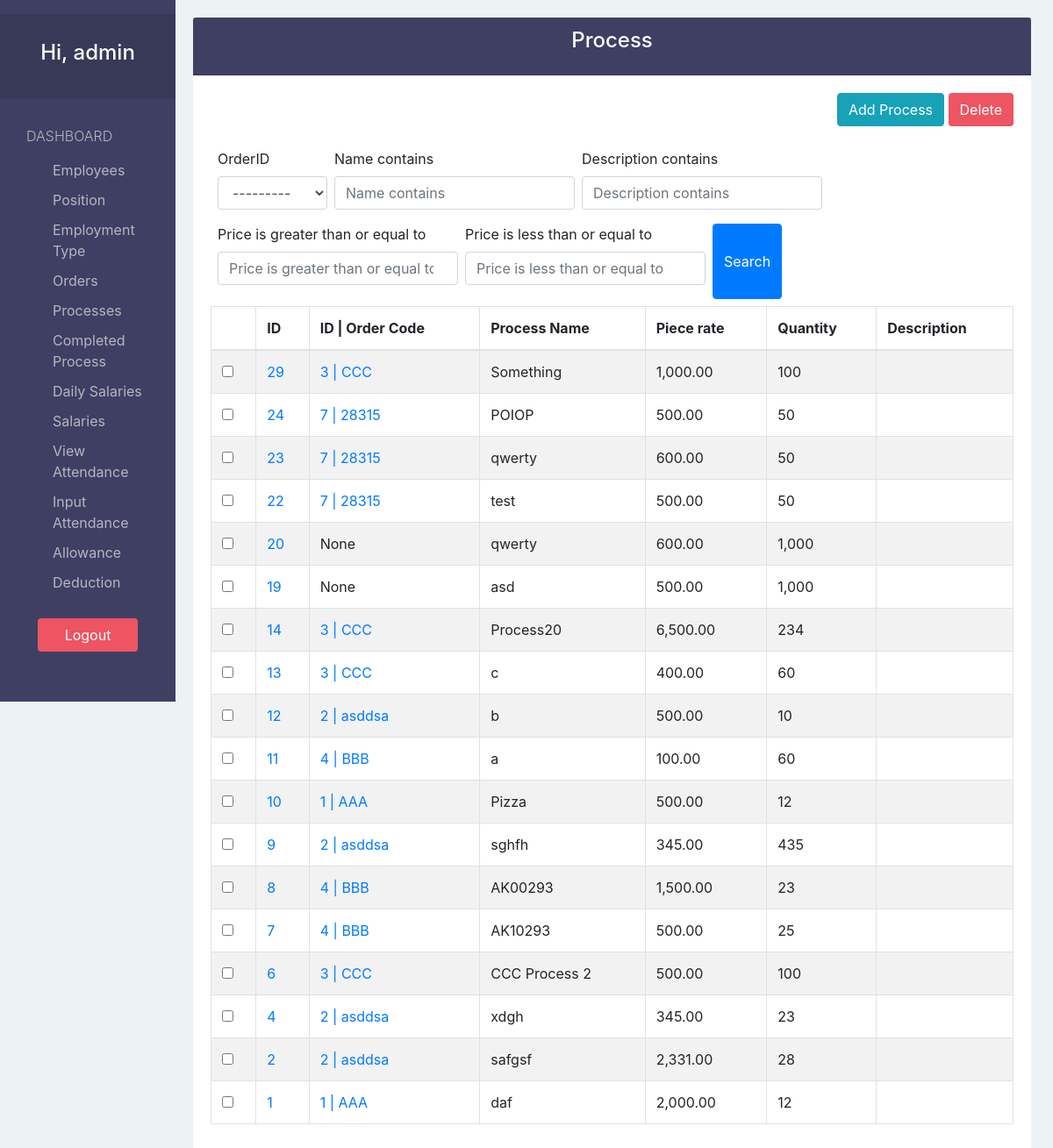
/process/ (signed in), run on the app's committed database.
### payrollApp/models.py (models this page shows, shortened)
class Process(models.Model):
  orderID     = models.ForeignKey('Order', default=None, null=True, on_delete=models.SET_DEFAULT)
  name        = models.CharField(max_length=200)
  price       = models.DecimalField(decimal_places=2, max_digits=100, validators=[MinValueValidator(0, message="Price can't be less than 0")])
  quantity    = models.PositiveIntegerField()
  description = models.TextField(blank=True, null=True)

class Order(models.Model):
  code         = models.CharField(max_length=50, unique=True)
  name         = models.CharField(max_length=200)
  quantity     = models.PositiveIntegerField()
  description  = models.TextField(blank=True, null=True)
  dateCreated  = models.DateTimeField(auto_now_add=True)
  lastModified = models.DateTimeField(auto_now=True)
  def __str__(self):
    return str(self.id)+" | "+self.code

### payrollApp/views.py (the view)
# urls.py: path('process/', views.process_view, name="process"),
@login_required(login_url='login')
def process_view(request):
  processes = Process.objects.all().order_by('-id')
  flag   = True
  if not processes:
    flag=False
  orders = Order.objects.exists()
  orderFlag=True
  if not orders:
    orderFlag=False
  myFilter = ProcessFilter(request.GET, queryset=processes)
  processes = myFilter.qs
  context = {
    'processes':processes,
    'orderFlag':orderFlag,
    'flags':flag,
    'myFilter':myFilter
  }
  return render(request, "process/process.html", context)

### payrollApp/templatetags/customtags.py (called while the page is built)
@register.filter(name='getID')
def getID(value):
  if value != str('None'):
    return int(value.split("|")[0])
  else:
    return 'None'

### payrollApp/templates/process/process.html
{% extends 'view_base.html' %}
{% load customtags %}
{% load humanize %}
{% load bootstrap4 %}
{% block viewTitle %}Process{% endblock %}
{% block addBtn %}
  {% if orderFlag %}
    <a href="{% url 'create-process' %}?next={{ request.path }}" class="btn btn-info">Add Process</a>
  {% else %}
    <a href="{% url 'create-order' %}" class="btn btn-info">Add Order</a>
  {% endif %}
{% endblock %}
{% block searchForm %}
  <form method="GET" class="searchForm">
    {% bootstrap_form myFilter.form %}
    <button class="btn btn-primary">Search</button>
  </form>
{% endblock %}
{% block columns %}
  {% if flags %}
    {% block form %}
      <form action="{% url 'delete-process'%}?next={{ request.path }}" method="POST">{% csrf_token %}
    {% endblock %}
    <th></th>
    <th>ID</th>
    <th>ID | Order Code</th>
    <th>Process Name</th>
    <th>Piece rate</th>
    <th>Quantity</th>
    <th>Description</th>
  {% endif %}
{% endblock %}
{% block tbodyContent %}
  {% if not flags %}
  <h3>No Process</h3>
  {% else %}
    {% for process in processes %}
      <tr>
        <td><input type="checkbox" name="selected" value="{{ process.id }}"></td>
        <td scope="row"><a href="{% url 'edit-process' process.id %}?next={{ request.path }}">{{ process.id }}</a></td>
        <td>{% if process.orderID %}
            <a href="{% url 'process-of-order' process.orderID|escape|getID %}">{{ process.orderID }}</a>
          {% else %}
            {{ process.orderID }}
          {% endif %}</td>
        <td>{{ process.name }}</td>
        <td>{{ process.price|intcomma }}</td>
        <td>{{ process.quantity|intcomma }}</td>
        <td>{{ process.description|slice:"0:15" }}{% if process.description|length > 15 %}...{% endif %}</td>
      </tr>
    {% endfor %}
  {% endif %}
{% endblock %}

### payrollApp/templates/sidebar.html (shortened to what this page needs)
{% url 'employee' as employee_url %}
{% url 'position' as position_url %}
{% url 'employmentType' as employmentType_url %}
{% url 'order' as order_url %}
{% url 'process' as process_url %}
{% url 'completedProcess' as completedProcess_url %}
{% url 'dailySalary' as dailySalary_url %}
{% url 'inputDate-salary' as inputDateSalary_url %}
{% url 'inputDate-attendance' as inputDateAttendance_url %}
{% url 'attendance' as attendance_url %}
  <div>
    <nav class="navbar navbar-dark navbar-expand-sm">
    </nav>
    <div class="collapse" id="navbarToggleExternalContent">
      <div class="navbar-nav">
        <div class="text-center text-white sidebarHeader">
          <h4>Hi, {{ request.user.username }}</h4>
        </div>
        <div class="list-group">
          <span class="text-uppercase">Dashboard</span>
          <a href="{% url 'employee' %}" class="list-group-item {% if request.path == employee_url %}  active {% endif %}">Employees</a>
          <a href="{% url 'position' %}" class="list-group-item {% if request.path == position_url %} active {% endif %}">Position</a>
          <a href="{% url 'employmentType' %}" class="list-group-item {% if request.path == employmentType_url %} active {% endif %}">Employment Type</a>
          <a href="{% url 'order' %}"
            class="list-group-item {% if request.path == order_url %} active {% endif %}">Orders
          </a>
          <a href="{% url 'process' %}" class="list-group-item {% if request.path == process_url %} active {% endif %}">Processes</a>
          <a href="{% url 'completedProcess' %}" class="list-group-item {% if request.path == completedProcess_url %} active {% endif %}">Completed Process</a>
          <a href="{% url 'dailySalary' %}" class="list-group-item {% if request.path == dailySalary_url %} active {% endif %}">Daily Salaries</a>
          <a href="{% url 'inputDate-salary' %}" class="list-group-item {% if request.path == inputDateSalary_url %} active {% endif %}">Salaries</a>
          <a href="{% url 'attendance' %}" class="list-group-item {% if request.path == attendance_url %} active {% endif %}">View Attendance</a>
          <a href="{% url 'inputDate-attendance' %}" class="list-group-item {% if request.path == inputDateAttendance_url %} active {% endif %}">Input Attendance</a>
          <a href="{% url 'allowance' %}" class="list-group-item {% if request.path == allowance_url %} active {% endif %}">Allowance</a>
          <a href="{% url 'deduction' %}" class="list-group-item {% if request.path == deduction_url %} active {% endif %}">Deduction</a>
        </div>
        <div class="text-center m-4">
          <a href="{% url 'logout' %}" class="btn btn-pink">Logout</a>
        </div>
      </div>
    </div>
  </div>

### payrollApp/static/css/style.css (style rules this page uses)
body { padding-top: 20px; background-color: #EDF2F5; overflow: auto; }
.text-white { color:white; }
.btn-pink { color: white; background-color: #EE5462; }
.sidebarHeader { padding: 30px 10px; font-weight: bold; font-size: 15px; background-color: #383957; }
.sidebar .list-group { padding: 0; background-color: #3F3F63; }
.sidebar .list-group > span { color: #B6B4C1; display: block; margin-top: 20px; padding: 10px 30px; font-size: 16px; font-weight: 300; }
.sidebar .list-group .list-group-item, .sidebar .list-group .list-group-item:focus { background-color: #3F3F63; color: #B6B4C1; border: 0; padding-left: 60px; padding-right: 30px; padding-top: 5px; padding-bottom: 5px; }
.sidebar > div:last-child .btn { width: 75%; }
.table > thead > tr > th, .table > thead > tr >td { vertical-align: middle; }
.searchForm { padding: 8px; display: flex; flex-flow: wrap; }
.form-group { margin-right: 0.5rem; }
@media only screen and (min-width: 576px) { .collapse:not(.show) { display: block !important; } }

### data on the page
Process: id "29", orderID "3 | CCC", name "Something", price "1,000.00", quantity "100"
Process: id "24", orderID "7 | 28315", name "POIOP", price "500.00", quantity "50"
Process: id "23", orderID "7 | 28315", name "qwerty", price "600.00", quantity "50"
Process: id "22", orderID "7 | 28315", name "test", price "500.00", quantity "50"
Process: id "20", orderID "None", name "qwerty", price "600.00", quantity "1,000"
Process: id "19", orderID "None", name "asd", price "500.00", quantity "1,000"
Process: id "14", orderID "3 | CCC", name "Process20", price "6,500.00", quantity "234"
Process: id "13", orderID "3 | CCC", name "c", price "400.00", quantity "60"
Process: id "12", orderID "2 | asddsa", name "b", price "500.00", quantity "10"
Process: id "11", orderID "4 | BBB", name "a", price "100.00", quantity "60"
Process: id "10", orderID "1 | AAA", name "Pizza", price "500.00", quantity "12"
Process: id "9", orderID "2 | asddsa", name "sghfh", price "345.00", quantity "435"
Process: id "8", orderID "4 | BBB", name "AK00293", price "1,500.00", quantity "23"
Process: id "7", orderID "4 | BBB", name "AK10293", price "500.00", quantity "25"
Process: id "6", orderID "3 | CCC", name "CCC Process 2", price "500.00", quantity "100"
Process: id "4", orderID "2 | asddsa", name "xdgh", price "345.00", quantity "23"
Process: id "2", orderID "2 | asddsa", name "safgsf", price "2,331.00", quantity "28"
Process: id "1", orderID "1 | AAA", name "daf", price "2,000.00", quantity "12"

### other printed values
{{ request.user.username }} "admin"
